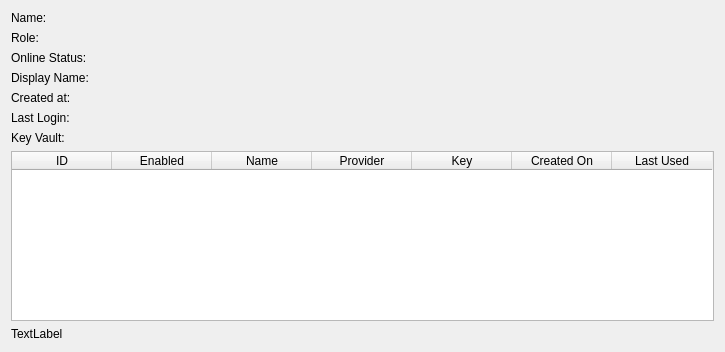
<?xml version="1.0" encoding="UTF-8"?>
<ui version="4.0">
 <class>Form</class>
 <widget class="QWidget" name="Form">
  <property name="geometry">
   <rect>
    <x>0</x>
    <y>0</y>
    <width>725</width>
    <height>352</height>
   </rect>
  </property>
  <property name="windowTitle">
   <string>User Settings</string>
  </property>
  <layout class="QGridLayout" name="gridLayout_2">
   <item row="0" column="0">
    <layout class="QGridLayout" name="gridLayout">
     <item row="0" column="0">
      <widget class="QLabel" name="label">
       <property name="text">
        <string>Name:</string>
       </property>
      </widget>
     </item>
     <item row="7" column="0">
      <layout class="QHBoxLayout" name="horizontalLayout">
       <item>
        <layout class="QGridLayout" name="gridLayout_3">
         <item row="0" column="1">
          <widget class="QTableWidget" name="tableWidget">
           <column>
            <property name="text">
             <string>ID</string>
            </property>
           </column>
           <column>
            <property name="text">
             <string>Enabled</string>
            </property>
           </column>
           <column>
            <property name="text">
             <string>Name</string>
            </property>
           </column>
           <column>
            <property name="text">
             <string>Provider</string>
            </property>
           </column>
           <column>
            <property name="text">
             <string>Key</string>
            </property>
           </column>
           <column>
            <property name="text">
             <string>Created On</string>
            </property>
           </column>
           <column>
            <property name="text">
             <string>Last Used</string>
            </property>
           </column>
          </widget>
         </item>
        </layout>
       </item>
      </layout>
     </item>
     <item row="2" column="0">
      <widget class="QLabel" name="label_5">
       <property name="text">
        <string>Online Status:</string>
       </property>
      </widget>
     </item>
     <item row="4" column="0">
      <widget class="QLabel" name="label_7">
       <property name="text">
        <string>Created at:</string>
       </property>
      </widget>
     </item>
     <item row="6" column="0">
      <widget class="QLabel" name="label_3">
       <property name="text">
        <string>Key Vault:</string>
       </property>
      </widget>
     </item>
     <item row="8" column="0">
      <widget class="QLabel" name="label_2">
       <property name="text">
        <string>TextLabel</string>
       </property>
      </widget>
     </item>
     <item row="1" column="0">
      <widget class="QLabel" name="label_4">
       <property name="text">
        <string>Role:</string>
       </property>
      </widget>
     </item>
     <item row="3" column="0">
      <widget class="QLabel" name="label_6">
       <property name="text">
        <string>Display Name:</string>
       </property>
      </widget>
     </item>
     <item row="5" column="0">
      <widget class="QLabel" name="label_8">
       <property name="text">
        <string>Last Login:</string>
       </property>
      </widget>
     </item>
    </layout>
   </item>
  </layout>
 </widget>
 <resources/>
 <connections/>
</ui>
